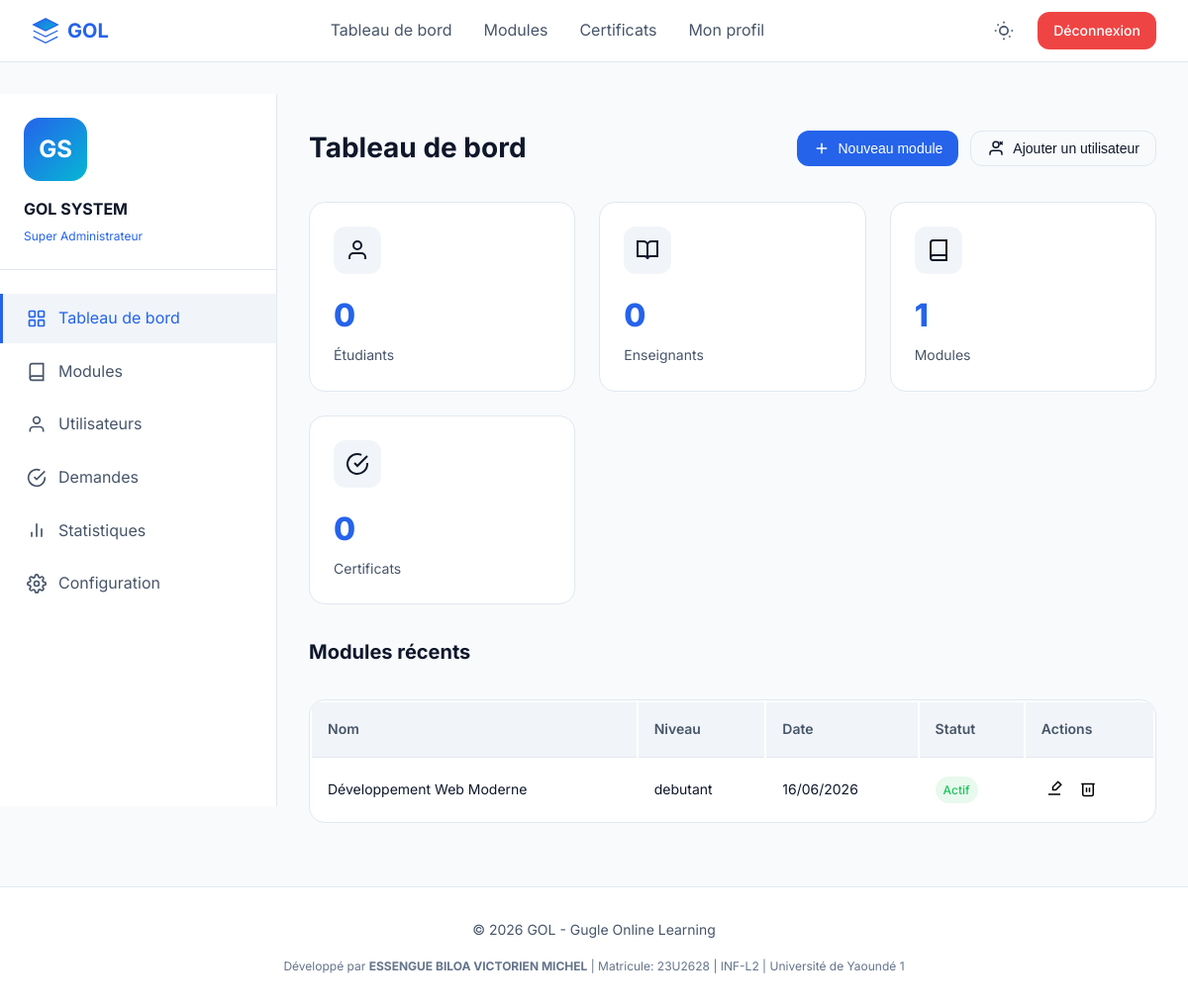
Screenshot of /administration.php (signed in) with the database file from the repository.
### tables this page shows
CREATE TABLE utilisateurs (
    id_utilisateur INT PRIMARY KEY AUTO_INCREMENT,
    email VARCHAR(255) UNIQUE NOT NULL,
    mot_de_passe VARCHAR(255) NOT NULL,
    nom VARCHAR(100) NOT NULL,
    prenom VARCHAR(100) NOT NULL,
    role ENUM('super_admin', 'promoteur', 'enseignant', 'etudiant') NOT NULL,
    date_inscription DATETIME DEFAULT CURRENT_TIMESTAMP,
    statut ENUM('actif', 'suspendu', 'en_attente') DEFAULT 'actif',
    avatar VARCHAR(255) DEFAULT 'default-avatar.svg',
    derniere_connexion DATETIME,
    telephone VARCHAR(20),
    bio TEXT,
    created_at DATETIME DEFAULT CURRENT_TIMESTAMP,
    updated_at DATETIME ON UPDATE CURRENT_TIMESTAMP,
    INDEX idx_email (email),
    INDEX idx_role (role),
    INDEX idx_statut (statut)
);

CREATE TABLE modules (
    id_module INT PRIMARY KEY AUTO_INCREMENT,
    nom_module VARCHAR(255) NOT NULL,
    slug VARCHAR(255) UNIQUE NOT NULL,
    description TEXT,
    objectifs TEXT,
    image_principale VARCHAR(255),
    id_promoteur INT NOT NULL,
    id_super_admin INT,
    date_creation DATETIME DEFAULT CURRENT_TIMESTAMP,
    actif BOOLEAN DEFAULT TRUE,
    ordre_affichage INT DEFAULT 0,
    duree_totale INT COMMENT 'Durée en minutes',
    niveau ENUM('debutant', 'intermediaire', 'avance', 'expert') DEFAULT 'debutant',
    INDEX idx_promoteur (id_promoteur),
    INDEX idx_slug (slug),
    FOREIGN KEY (id_promoteur) REFERENCES utilisateurs(id_utilisateur) ON DELETE CASCADE,
    FOREIGN KEY (id_super_admin) REFERENCES utilisateurs(id_utilisateur) ON DELETE SET NULL
);

### includes/fonctions.php (called while the page is built, shortened)
<?php
require_once __DIR__ . '/config.php';
function estSuperAdmin() {
    return isset($_SESSION['role']) && $_SESSION['role'] === 'super_admin';
}
function obtenirUtilisateur($id = null) {
    global $pdo;
    $id = $id ?? $_SESSION['id_utilisateur'] ?? null;
    $stmt = $pdo->prepare("SELECT * FROM utilisateurs WHERE id_utilisateur = ?");
    $stmt->execute([$id]);
    return $stmt->fetch();
}
function obtenirModules($actif = true) {
    global $pdo;
    $sql = "SELECT m.*, COUNT(c.id_cours) as nb_cours
            FROM modules m
            LEFT JOIN cours c ON m.id_module = c.id_module";
    $sql .= " GROUP BY m.id_module ORDER BY m.ordre_affichage";
    $stmt = $pdo->query($sql);
    return $stmt->fetchAll();
}
function obtenirStatistiquesPromoteur() {
    global $pdo;
    $stats = [];
    $stmt = $pdo->query("SELECT COUNT(*) as total FROM utilisateurs WHERE role = 'etudiant' AND statut = 'actif'");
    $stats['nb_etudiants'] = $stmt->fetch()['total'] ?? 0;
    $stmt = $pdo->query("SELECT COUNT(*) as total FROM utilisateurs WHERE role = 'enseignant' AND statut = 'actif'");
    $stats['nb_enseignants'] = $stmt->fetch()['total'] ?? 0;
    $stmt = $pdo->query("SELECT COUNT(*) as total FROM modules WHERE actif = 1");
    $stats['nb_modules'] = $stmt->fetch()['total'] ?? 0;
    $stmt = $pdo->query("SELECT COUNT(*) as total FROM certificats WHERE statut = 'valide'");
    $stats['nb_certificats'] = $stmt->fetch()['total'] ?? 0;
    return $stats;
}
?>

### administration.php (the view, shortened to what this page needs)
<?php
require_once 'includes/fonctions.php';
$section = $_GET['section'] ?? 'dashboard';
$utilisateur = obtenirUtilisateur();
$statistiques = obtenirStatistiquesPromoteur();
$modules = obtenirModules(false);
?>
<?php include 'includes/header.php'; ?>
<div class="admin-container">
    <aside class="admin-sidebar">
        <div class="admin-sidebar-header">
            <div class="admin-avatar">
                <span><?= strtoupper(substr($utilisateur['prenom'], 0, 1) . substr($utilisateur['nom'], 0, 1)) ?></span>
            </div>
            <div class="admin-name"><?= htmlspecialchars($utilisateur['prenom'] . ' ' . $utilisateur['nom']) ?></div>
            <div class="admin-role">
                <?php if (estSuperAdmin()): ?>
                    Super Administrateur
                <?php else: ?>
                    Promoteur
                <?php endif; ?>
            </div>
        </div>
        <nav class="admin-nav">
            <a href="?section=dashboard" class="admin-nav-item <?= $section === 'dashboard' ? 'active' : '' ?>">
                <svg viewBox="0 0 24 24" fill="none" stroke="currentColor" stroke-width="2">
                    <rect x="3" y="3" width="7" height="7" rx="1"/>
                    <rect x="14" y="3" width="7" height="7" rx="1"/>
                    <rect x="3" y="14" width="7" height="7" rx="1"/>
                    <rect x="14" y="14" width="7" height="7" rx="1"/>
                </svg>
                Tableau de bord
            </a>
            <a href="?section=modules" class="admin-nav-item <?= $section === 'modules' ? 'active' : '' ?>">
                <svg viewBox="0 0 24 24" fill="none" stroke="currentColor" stroke-width="2">
                    <path d="M4 19.5A2.5 2.5 0 0 1 6.5 17H20"/>
                    <path d="M6.5 2H20v20H6.5A2.5 2.5 0 0 1 4 19.5v-15A2.5 2.5 0 0 1 6.5 2z"/>
                </svg>
                Modules
            </a>
            <a href="?section=utilisateurs" class="admin-nav-item <?= $section === 'utilisateurs' ? 'active' : '' ?>">
                <svg viewBox="0 0 24 24" fill="none" stroke="currentColor" stroke-width="2">
                    <path d="M20 21v-2a4 4 0 0 0-4-4H8a4 4 0 0 0-4 4v2"/>
                    <circle cx="12" cy="7" r="4"/>
                </svg>
                Utilisateurs
            </a>
            <a href="?section=demandes" class="admin-nav-item <?= $section === 'demandes' ? 'active' : '' ?>">
                <svg viewBox="0 0 24 24" fill="none" stroke="currentColor" stroke-width="2">
                    <path d="M22 11.08V12a10 10 0 1 1-5.93-9.14"/>
                    <polyline points="22 4 12 14.01 9 11.01"/>
                </svg>
                Demandes
            </a>
            <?php if (estSuperAdmin()): ?>
                <a href="?section=statistiques" class="admin-nav-item <?= $section === 'statistiques' ? 'active' : '' ?>">
                    <svg viewBox="0 0 24 24" fill="none" stroke="currentColor" stroke-width="2">
                        <path d="M18 20V10M12 20V4M6 20v-6"/>
                    </svg>
                    Statistiques
                </a>
                <a href="?section=config" class="admin-nav-item <?= $section === 'config' ? 'active' : '' ?>">
                    Configuration
                </a>
            <?php endif; ?>
        </nav>
    </aside>
    <main class="admin-content">
        <?php if ($section === 'dashboard'): ?>
            <div class="admin-header">
                <h1 class="admin-title">Tableau de bord</h1>
                <div class="admin-actions">
                    <button class="btn-admin" onclick="openModal('addModuleModal')">
                        <svg width="18" height="18" viewBox="0 0 24 24" fill="none" stroke="currentColor" stroke-width="2">
                            <line x1="12" y1="5" x2="12" y2="19"/>
                            <line x1="5" y1="12" x2="19" y2="12"/>
                        </svg>
                        Nouveau module
                    </button>
                    <?php if (estSuperAdmin()): ?>
                        <button class="btn-admin btn-admin-outline" onclick="openModal('addUserModal')">
                            <svg width="18" height="18" viewBox="0 0 24 24" fill="none" stroke="currentColor" stroke-width="2">
                                <path d="M20 21v-2a4 4 0 0 0-4-4H8a4 4 0 0 0-4 4v2"/>
                                <circle cx="12" cy="7" r="4"/>
                                <line x1="17" y1="3" x2="21" y2="7"/>
                                <line x1="21" y1="3" x2="17" y2="7"/>
                            </svg>
                            Ajouter un utilisateur
                        </button>
                    <?php endif; ?>
                </div>
            </div>
            <div class="stats-admin-grid">
                <div class="stat-admin-card">
                    <div class="stat-admin-icon">
                        <svg width="24" height="24" viewBox="0 0 24 24" fill="none" stroke="currentColor" stroke-width="2">
                            <path d="M20 21v-2a4 4 0 0 0-4-4H8a4 4 0 0 0-4 4v2"/>
                            <circle cx="12" cy="7" r="4"/>
                        </svg>
                    </div>
                    <div class="stat-admin-value"><?= $statistiques['nb_etudiants'] ?? 0 ?></div>
                    <div class="stat-admin-label">Étudiants</div>
                </div>
                <div class="stat-admin-card">
                    <div class="stat-admin-icon">
                        <svg width="24" height="24" viewBox="0 0 24 24" fill="none" stroke="currentColor" stroke-width="2">
                            <path d="M2 3h6a4 4 0 0 1 4 4v14a3 3 0 0 0-3-3H2z"/>
                            <path d="M22 3h-6a4 4 0 0 0-4 4v14a3 3 0 0 1 3-3h7z"/>
                        </svg>
                    </div>
                    <div class="stat-admin-value"><?= $statistiques['nb_enseignants'] ?? 0 ?></div>
                    <div class="stat-admin-label">Enseignants</div>
                </div>
                <div class="stat-admin-card">
                    <div class="stat-admin-icon">
                        <svg width="24" height="24" viewBox="0 0 24 24" fill="none" stroke="currentColor" stroke-width="2">
                            <path d="M4 19.5A2.5 2.5 0 0 1 6.5 17H20"/>
                            <path d="M6.5 2H20v20H6.5A2.5 2.5 0 0 1 4 19.5v-15A2.5 2.5 0 0 1 6.5 2z"/>
                        </svg>
                    </div>
                    <div class="stat-admin-value"><?= $statistiques['nb_modules'] ?? 0 ?></div>
                    <div class="stat-admin-label">Modules</div>
                </div>
                <div class="stat-admin-card">
                    <div class="stat-admin-icon">
                        <svg width="24" height="24" viewBox="0 0 24 24" fill="none" stroke="currentColor" stroke-width="2">
                            <path d="M22 11.08V12a10 10 0 1 1-5.93-9.14"/>
                            <polyline points="22 4 12 14.01 9 11.01"/>
                        </svg>
                    </div>
                    <div class="stat-admin-value"><?= $statistiques['nb_certificats'] ?? 0 ?></div>
                    <div class="stat-admin-label">Certificats</div>
                </div>
            </div>
            <div class="admin-header" style="margin-top: var(--spacing-8);">
                <h2 class="admin-title" style="font-size: 1.25rem;">Modules récents</h2>
            </div>
            <table class="admin-table">
                <thead>
                    <tr><th>Nom</th><th>Niveau</th><th>Date</th><th>Statut</th><th>Actions</th></tr>
                </thead>
                <tbody>
                    <?php foreach (array_slice($modules, 0, 5) as $module): ?>
                        <tr>
                            <td><?= htmlspecialchars($module['nom_module']) ?></td>
                            <td><?= $module['niveau'] ?></td>
                            <td><?= date('d/m/Y', strtotime($module['date_creation'])) ?></td>
                            <td><span class="status-badge <?= $module['actif'] ? 'active' : 'suspendu' ?>"><?= $module['actif'] ? 'Actif' : 'Inactif' ?></span></td>
                            <td class="action-buttons">
                                <button class="btn-icon" onclick="editModule(<?= $module['id_module'] ?>)" title="Modifier">
                                    <svg width="18" height="18" viewBox="0 0 24 24" fill="none" stroke="currentColor" stroke-width="2">
                                        <path d="M17 3l4 4-7 7H10v-4l7-7z"/>
                                        <path d="M4 20h16"/>
                                    </svg>
                                </button>
                                <button class="btn-icon" onclick="deleteModule(<?= $module['id_module'] ?>)" title="Supprimer">
                                    <svg width="18" height="18" viewBox="0 0 24 24" fill="none" stroke="currentColor" stroke-width="2">
                                        <polyline points="3 6 5 6 21 6"/>
                                        <path d="M19 6v14a2 2 0 0 1-2 2H7a2 2 0 0 1-2-2V6"/>
                                        <line x1="10" y1="11" x2="10" y2="17"/>
                                        <line x1="14" y1="11" x2="14" y2="17"/>
                                    </svg>
                                </button>
                            </td>
                        </tr>
                    <?php endforeach; ?>
                </tbody>
            </table>
        <?php endif; ?>
    </main>
</div>
<?php include 'includes/footer.php'; ?>

### includes/header.php (shortened to what this page needs)
<!DOCTYPE html>
<html lang="fr">
<head>
</head>
<body data-theme="<?= $_COOKIE['gol_theme'] ?? 'light' ?>">
<nav class="navbar-premium">
    <div class="nav-container">
        <a href="tableau_bord.php" class="nav-logo">
            <span>GOL</span>
        </a>
        <div class="nav-menu">
            <a href="tableau_bord.php" class="nav-link">Tableau de bord</a>
            <a href="index.php#modules" class="nav-link">Modules</a>
            <a href="certificat.php" class="nav-link">Certificats</a>
            <a href="profil.php" class="nav-link">Mon profil</a>
        </div>
        <div class="nav-actions">
            <button class="theme-btn" id="themeToggle">
            </button>
            <a href="deconnexion.php" class="btn-logout">Déconnexion</a>
        </div>
    </div>
</nav>
<main class="main-content">

### includes/footer.php
</main>
<footer style="background: var(--carte); border-top: 1px solid var(--bordure); padding: 2rem; text-align: center; margin-top: auto;">
    <div style="max-width: 1280px; margin: 0 auto;">
        <p style="margin-bottom: 1rem; color: var(--texte-secondaire); font-size: 0.875rem;">
            © <?= date('Y') ?> GOL - Gugle Online Learning
        </p>
        <p style="font-size: 0.75rem; color: var(--texte-tertiaire);">
            Développé par <strong>ESSENGUE BILOA VICTORIEN MICHEL</strong> | Matricule: 23U2628 | INF-L2 | Université de Yaoundé 1
        </p>
    </div>
</footer>
</body>
</html>

### includes/header.php (style rules this page uses)
* { margin: 0; padding: 0; box-sizing: border-box; }
body { font-family: 'Inter', sans-serif; background: var(--fond, #f8fafc); color: var(--texte, #0f172a); line-height: 1.6; }
:root { --primaire: #2563eb; --primaire-clair: #3b82f6; --primaire-sombre: #1d4ed8; --accent: #06b6d4; --succes: #22c55e; --danger: #ef4444; --avertissement: #f59e0b; --fond: #f8fafc; --fond-secondaire: #f1f5f9; --carte: #ffffff; --carte-hover: #f8fafc; --carte-border: #e2e8f0; --texte: #0f172a; --texte-secondaire: #475569; --texte-tertiaire: #64748b; --bordure: #e2e8f0; --ombre-sm: 0 1px 3px rgba(0,0,0,0.1); --ombre-md: 0 4px 6px -1px rgba(0,0,0,0.1); --ombre-lg: 0 10px 15px -3px rgba(0,0,0,0.1); --radius-lg: 0.75rem; --radius-xl: 1rem; --radius-2xl: 1.5rem; --radius-full: 9999px; --spacing-1: 0.25rem; --spacing-2: 0.5rem; --spacing-3: 0.75rem; --spacing-4: 1rem; --spacing-5: 1.25rem; --spacing-6: 1.5rem; --spacing-8: 2rem; --transition-base: 0.3s ease; }
.navbar-premium { position: sticky; top: 0; background: var(--carte); border-bottom: 1px solid var(--bordure); padding: 0.75rem 2rem; z-index: 100; }
.nav-container { display: flex; justify-content: space-between; align-items: center; max-width: 1280px; margin: 0 auto; }
.nav-logo { display: flex; align-items: center; gap: 0.5rem; text-decoration: none; font-weight: 700; font-size: 1.25rem; color: var(--primaire); }
.nav-menu { display: flex; gap: 2rem; }
.nav-link { text-decoration: none; color: var(--texte-secondaire); transition: color var(--transition-base); }
.nav-actions { display: flex; align-items: center; gap: 1rem; }
.theme-btn { background: none; border: none; cursor: pointer; color: var(--texte-secondaire); padding: 0.5rem; border-radius: var(--radius-full); transition: all var(--transition-base); }
.btn-logout { padding: 0.5rem 1rem; background: var(--danger); color: white; border: none; border-radius: var(--radius-lg); text-decoration: none; font-size: 0.875rem; font-weight: 500; transition: all var(--transition-base); }
.main-content { min-height: calc(100vh - 200px); padding: var(--spacing-8) 0; }

### rows the page displays
utilisateurs: prenom+nom "GS", prenom+nom "GOL SYSTEM"
modules: ordre_affichage "0", nom_module "Développement Web Moderne", niveau "debutant", date_creation "16/06/2026", actif "Actif"

### other values shown
$statistiques['nb_modules'] "1"
